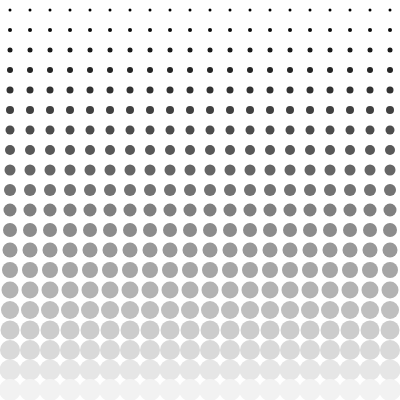
Frame 1 (no input)
Frame 60 (no input): identical to frame 1, image omitted
Frame 120 (the mouse pressed at the canvas centre since frame 60): identical to frame 1, image omitted

The p5.js sketch that drew this single still picture (run headless with seeded random() and noise() and a simulated clock; from frame 60 on, the mouse is pressed at the canvas centre):

// p5.js sketch
// ── sketch.js
let cols, rows;
let spacing = 20;
let sizes = [];

function setup() {
  createCanvas(400, 400);
  cols = width/spacing;
  rows = height/spacing;
}

function draw() {
  background(255);
  translate(spacing/2, spacing/2);

  for(let i = 0; i < cols; i++){
    for(let j = 0; j < rows; j++){
      sizes[i] = ((j+3)/rows)*spacing;
      noStroke();
      fill(j/rows*255);
      ellipse(i*spacing, j*spacing, sizes[i], sizes[i]);
    }
  }
}

// ── style.css
html, body {
  /* margin: 0; */
  padding: 0;
}

canvas {
  display: block;
}
